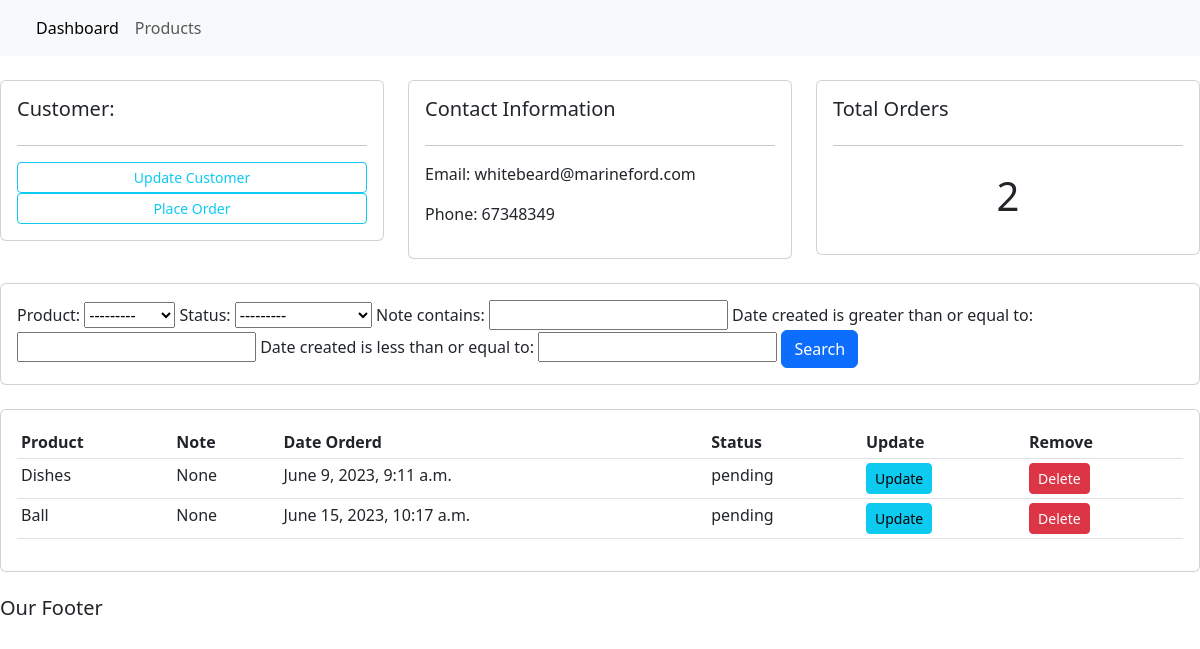
/customer/3/, run on the app's committed database.
### Accounts/models.py (models this page shows, shortened)
class Customer(models.Model):
    name = models.CharField(max_length = 200, null=True)
    phone = models.CharField(max_length = 200, null=True)
    email = models.CharField(max_length = 200, null=True)
    date_created = models.DateTimeField(auto_now_add=True)

class Order(models.Model):
    STATUS = (
        ('pending','pending'),
        ('out for delivery','out for delivery'),
        ('deliverd','deliverd'),
    )
    customer = models.ForeignKey(Customer, null=True, on_delete=models.SET_NULL)
    product = models.ForeignKey(Product, null=True, on_delete=models.SET_NULL)
    date_created = models.DateTimeField(auto_now_add=True)
    status = models.CharField(max_length=200,null=True,choices=STATUS)
    note = models.CharField(max_length=1000, null=True)

class Product(models.Model):
    CATEGORY =(
        ('indoor','indoor'),
        ('outdoor','outdoor'),
    )
    name = models.CharField(max_length = 200, null=True)
    price = models.FloatField(null=True)
    category = models.CharField(max_length = 200, null=True, choices= CATEGORY)
    description = models.CharField(max_length = 200, null=True, blank = True)
    date_created = models.DateTimeField(auto_now_add=True)
    tags = models.ManyToManyField(Tag)
    def __str__(self):
        return self.name

### Accounts/views.py (the view)
# urls.py: path('customer/<str:pk_test>/',views.customer,name='customer'),
def customer(request,pk_test):
    customer = Customer.objects.get(id=pk_test)
    orders = customer.order_set.all()
    order_count = orders.count()
    myFilter = OrderFilter(request.GET, queryset=orders)
    orders = myFilter.qs
    context = {'customer':customer,'orders':orders,'order_count':order_count,'myFilter':myFilter}
    return render(request,'Accounts/customer.html',context)

### Accounts/templates/Accounts/customer.html
{% extends 'Accounts/index.html'%}
{% block content %}
<br>
<div class="row">
	<div class="col-md">
		<div class="card card-body">
			<h5>Customer:</h5>
			<hr>
			<a class="btn btn-outline-info  btn-sm btn-block" href="">Update Customer</a>
			<a class="btn btn-outline-info  btn-sm btn-block" href="{% url 'create_order' customer.id %}">Place Order</a>
		</div>
	</div>
	<div class="col-md">
		<div class="card card-body">
			<h5>Contact Information</h5>
			<hr>
			<p>Email: {{customer.email}}</p>
			<p>Phone: {{customer.phone}}</p>
		</div>
	</div>
	<div class="col-md">
		<div class="card card-body">
			<h5>Total Orders</h5>
			<hr>
			<h1 style="text-align: center;padding: 10px">{{order_count}}</h1>
		</div>
	</div>
</div>
<br>
<div class="row">
	<div class="col">
		<div class="card card-body">
			<form method="get">
				{{myFilter.form}}
				<button class="btn btn-primary" type="submit"> Search</button>
			</form>
		</div>
	</div>
</div>
<br>
<div class="row">
	<div class="col-md">
		<div class="card card-body">
			<table class="table table-sm">
				<tr>
					<th>Product</th>
					<th>Note</th>
					<th>Date Orderd</th>
					<th>Status</th>
					<th>Update</th>
					<th>Remove</th>
				</tr>
				{% for order in orders %}
				<tr>
					<td>{{order.product}}</td>
					<td>{{order.note}}</td>
					<td>{{order.date_created}}</td>
					<td>{{order.status}}</td>
					<td><a class='btn btn-sm btn-info' href="{% url 'update_order' order.id%}">Update</a></td>
					<td><a class='btn btn-sm btn-danger' href="{% url 'delete_order' order.id%}">Delete</a></td>
				</tr>
				{% endfor %}
			</table>
		</div>
	</div>
</div>
{% endblock %}

### static/css/main.css (style rules this page uses)
body { background-color: #ebeff5; }

### data on the page
Customer: email "whitebeard@marineford.com", phone "67348349"
Order: product "Dishes", note "None", date_created "June 9, 2023, 9:11 a.m.", status "pending"
Order: product "Ball", note "None", date_created "June 15, 2023, 10:17 a.m.", status "pending"

### other printed values
{{ order_count }} "2"
